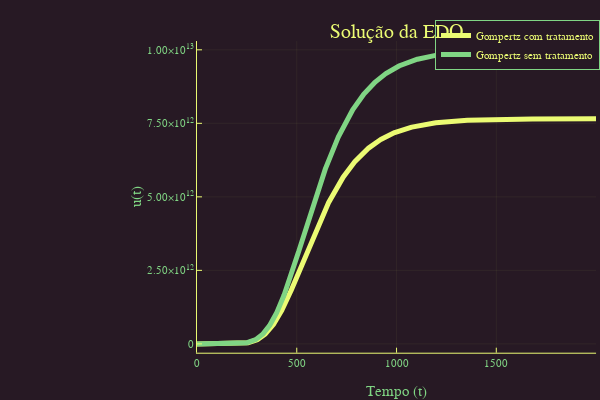

The cell this chart's notebook holds for it:
### Code cell
using Plots
plotly()
plot(sol1,linewidth=5,title="Solução da EDO",
xaxis="Tempo (t)",yaxis="u(t)",label="Gompertz com tratamento")
plot!(sol2,linewidth=5,title="Solução da EDO",
xaxis="Tempo (t)",yaxis="u(t)",label="Gompertz sem tratamento")

### Figure 1 — Plotly figure (JSON) as saved in the notebook; plotly's stock layout.template omitted (floating-point values rounded to 4 significant figures; data arrays with more than 128 entries replaced by an {"elided": "..."} marker saying what was removed)
{"data": [{"colorbar": {"title": ""}, "legendgroup": "Gompertz com tratamento", "line": {"color": "rgba(235, 251, 115, 1.000)", "dash": "solid", "shape": "linear", "width": 5}, "mode": "lines", "name": "Gompertz com tratamento", "showlegend": true, "type": "scatter", "x": {"elided": "3190 float values"}, "xaxis": "x", "y": {"elided": "3190 float values"}, "yaxis": "y", "zmax": null, "zmin": null}, {"colorbar": {"title": ""}, "legendgroup": "Gompertz sem tratamento", "line": {"color": "rgba(128, 213, 132, 1.000)", "dash": "solid", "shape": "linear", "width": 5}, "mode": "lines", "name": "Gompertz sem tratamento", "showlegend": true, "type": "scatter", "x": {"elided": "3230 float values"}, "xaxis": "x", "y": {"elided": "3230 float values"}, "yaxis": "y", "zmax": null, "zmin": null}], "layout": {"annotations": [{"font": {"color": "rgba(235, 251, 115, 1.000)", "family": "sans-serif", "size": 20}, "rotation": 0, "showarrow": false, "text": "Solução da EDO", "x": 0.6609, "xanchor": "center", "xref": "paper", "y": 1, "yanchor": "top", "yref": "paper"}], "height": 400, "legend": {"bgcolor": "rgba(39, 25, 36, 1.000)", "bordercolor": "rgba(128, 213, 132, 1.000)", "borderwidth": 1, "font": {"color": "rgba(235, 251, 115, 1.000)", "family": "sans-serif", "size": 11}, "title": {"font": {"color": "rgba(235, 251, 115, 1.000)", "family": "sans-serif", "size": 15}, "text": ""}, "tracegroupgap": 0, "traceorder": "normal", "x": 1, "xanchor": "auto", "y": 1, "yanchor": "auto"}, "margin": {"b": 20, "l": 0, "r": 0, "t": 20}, "paper_bgcolor": "rgba(39, 25, 36, 1.000)", "plot_bgcolor": "rgba(39, 25, 36, 1.000)", "showlegend": true, "width": 600, "xaxis": {"anchor": "y", "domain": [0.3283, 0.9934], "gridcolor": "rgba(235, 251, 115, 0.100)", "gridwidth": 0.5, "linecolor": "rgba(235, 251, 115, 1.000)", "mirror": false, "range": [0, 2000], "showgrid": true, "showline": true, "showticklabels": true, "tickangle": 0, "tickcolor": "rgb(235, 251, 115)", "tickfont": {"color": "rgba(128, 213, 132, 1.000)", "family": "sans-serif", "size": 11}, "tickmode": "array", "ticks": "inside", "ticktext": ["0", "500", "1000", "1500", "2000"], "tickvals": [0, 500, 1000, 1500, 2000], "title": "Tempo (t)", "titlefont": {"color": "rgba(128, 213, 132, 1.000)", "family": "sans-serif", "size": 15}, "type": "-", "visible": true, "zeroline": false, "zerolinecolor": "rgba(235, 251, 115, 1.000)"}, "yaxis": {"anchor": "x", "domain": [0.07581, 0.9415], "gridcolor": "rgba(235, 251, 115, 0.100)", "gridwidth": 0.5, "linecolor": "rgba(235, 251, 115, 1.000)", "mirror": false, "range": [-300000000000.0, 10300000000000.0], "showgrid": true, "showline": true, "showticklabels": true, "tickangle": 0, "tickcolor": "rgb(235, 251, 115)", "tickfont": {"color": "rgba(128, 213, 132, 1.000)", "family": "sans-serif", "size": 11}, "tickmode": "array", "ticks": "inside", "ticktext": ["0", "2.50×10<sup>12</sup>", "5.00×10<sup>12</sup>", "7.50×10<sup>12</sup>", "1.00×10<sup>13</sup>"], "tickvals": [0, 2500000000000, 5000000000000, 7500000000000, 10000000000000], "title": "u(t)", "titlefont": {"color": "rgba(128, 213, 132, 1.000)", "family": "sans-serif", "size": 15}, "type": "-", "visible": true, "zeroline": false, "zerolinecolor": "rgba(235, 251, 115, 1.000)"}}}
